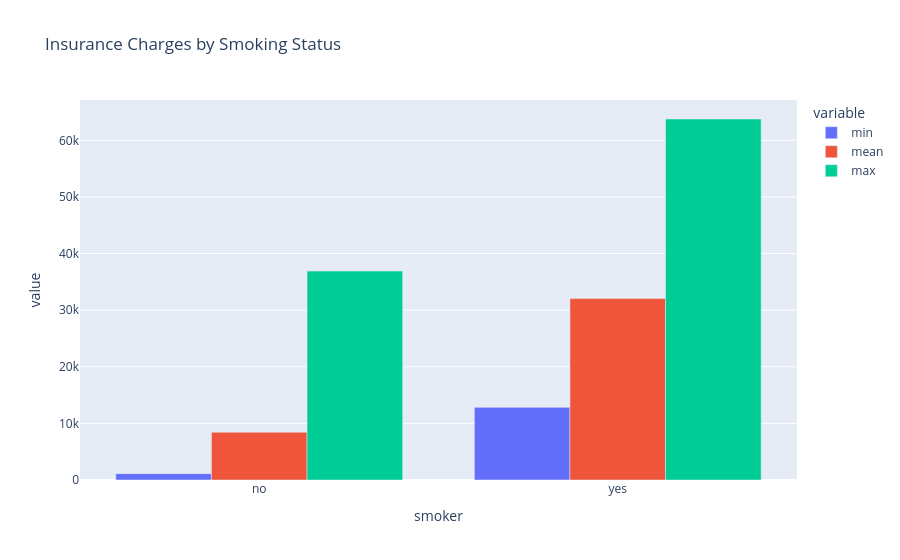

Write notebook code for a chart like this one.
### Markdown cell above
To create an interactive bar chart with Plotly, assign the chart to the <code>smokers_charges_fig</code> variable. The <code>px.bar()</code> function uses the <code>df_smokers_charges</code> DataFrame, with <code>smoker</code> on the X-axis and the <code>min</code>, <code>mean</code> and <code>max</code> columns on the Y-axis.

Using <code>barmode="group"</code> displays the charge values side-by-side for smokers and non-smokers. Finally, <code>smokers_charges_fig.show()</code> displays the interactive bar chart.

### Code cell
# Create a variable to plot bar chart 
smokers_charges_fig = px.bar(
    df_smokers_charges, # Use smokers charges DataFrame 
    x="smoker", # Assign X axis to smoker index 
    y=["min", "mean", "max"], # Assign Y axis to min, mean and max columns 
    barmode="group", # Group bars to display smokers vs non-smokers
    title="Insurance Charges by Smoking Status" # Set barchart title
)

# Display interactive barchart 
smokers_charges_fig.show()

### Figure 1 — Plotly figure (JSON) as saved in the notebook; plotly's stock layout.template omitted (floating-point values rounded to 4 significant figures)
{"data": [{"alignmentgroup": "True", "hovertemplate": "variable=min<br>smoker=%{x}<br>value=%{y}<extra></extra>", "legendgroup": "min", "marker": {"color": "#636efa", "pattern": {"shape": ""}}, "name": "min", "offsetgroup": "min", "orientation": "v", "showlegend": true, "textposition": "auto", "type": "bar", "x": ["no", "yes"], "xaxis": "x", "y": [1122.0, 12830.0], "yaxis": "y"}, {"alignmentgroup": "True", "hovertemplate": "variable=mean<br>smoker=%{x}<br>value=%{y}<extra></extra>", "legendgroup": "mean", "marker": {"color": "#EF553B", "pattern": {"shape": ""}}, "name": "mean", "offsetgroup": "mean", "orientation": "v", "showlegend": true, "textposition": "auto", "type": "bar", "x": ["no", "yes"], "xaxis": "x", "y": [8441.0, 32050.0], "yaxis": "y"}, {"alignmentgroup": "True", "hovertemplate": "variable=max<br>smoker=%{x}<br>value=%{y}<extra></extra>", "legendgroup": "max", "marker": {"color": "#00cc96", "pattern": {"shape": ""}}, "name": "max", "offsetgroup": "max", "orientation": "v", "showlegend": true, "textposition": "auto", "type": "bar", "x": ["no", "yes"], "xaxis": "x", "y": [36910.0, 63770.0], "yaxis": "y"}], "layout": {"barmode": "group", "legend": {"title": {"text": "variable"}, "tracegroupgap": 0}, "title": {"text": "Insurance Charges by Smoking Status"}, "xaxis": {"anchor": "y", "domain": [0, 1], "title": {"text": "smoker"}}, "yaxis": {"anchor": "x", "domain": [0, 1], "title": {"text": "value"}}}}
